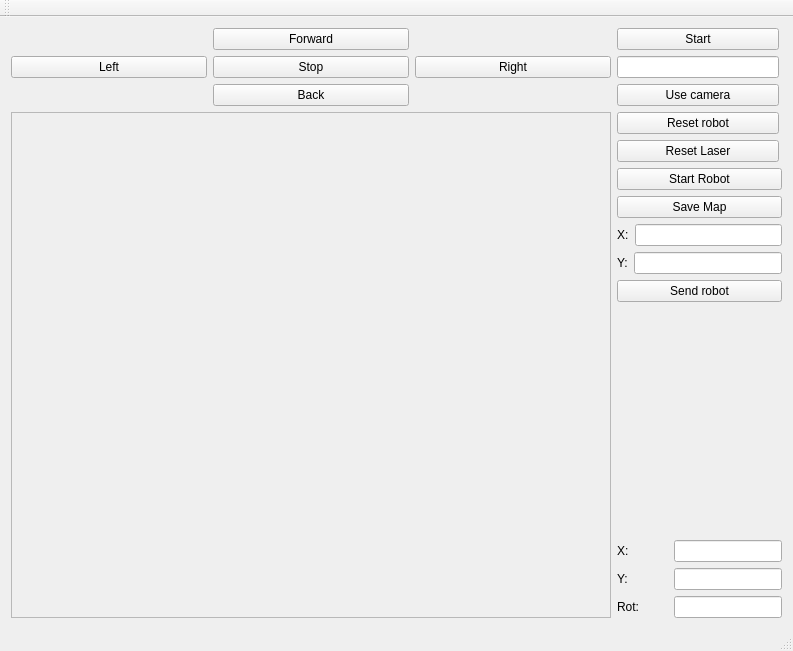
<?xml version="1.0" encoding="UTF-8"?>
<ui version="4.0">
 <class>MainWindow</class>
 <widget class="QMainWindow" name="MainWindow">
  <property name="geometry">
   <rect>
    <x>0</x>
    <y>0</y>
    <width>793</width>
    <height>651</height>
   </rect>
  </property>
  <property name="windowTitle">
   <string>MainWindow</string>
  </property>
  <widget class="QWidget" name="centralWidget">
   <layout class="QGridLayout" name="gridLayout">
    <item row="2" column="1">
     <layout class="QVBoxLayout" name="verticalLayout_2">
      <item>
       <widget class="QPushButton" name="pushButton_8">
        <property name="sizePolicy">
         <sizepolicy hsizetype="Fixed" vsizetype="Fixed">
          <horstretch>0</horstretch>
          <verstretch>0</verstretch>
         </sizepolicy>
        </property>
        <property name="minimumSize">
         <size>
          <width>162</width>
          <height>0</height>
         </size>
        </property>
        <property name="text">
         <string>Reset robot</string>
        </property>
       </widget>
      </item>
      <item>
       <widget class="QPushButton" name="pushButton_7">
        <property name="sizePolicy">
         <sizepolicy hsizetype="Fixed" vsizetype="Fixed">
          <horstretch>0</horstretch>
          <verstretch>0</verstretch>
         </sizepolicy>
        </property>
        <property name="minimumSize">
         <size>
          <width>162</width>
          <height>0</height>
         </size>
        </property>
        <property name="text">
         <string>Reset Laser</string>
        </property>
       </widget>
      </item>
      <item>
       <widget class="QPushButton" name="pushButton_10">
        <property name="text">
         <string>Start Robot</string>
        </property>
       </widget>
      </item>
      <item>
       <widget class="QPushButton" name="pushButton_11">
        <property name="text">
         <string>Save Map</string>
        </property>
       </widget>
      </item>
      <item>
       <layout class="QHBoxLayout" name="horizontalLayout">
        <item>
         <widget class="QLabel" name="label_4">
          <property name="text">
           <string>X:</string>
          </property>
         </widget>
        </item>
        <item>
         <widget class="QLineEdit" name="lineEdit_6"/>
        </item>
       </layout>
      </item>
      <item>
       <layout class="QHBoxLayout" name="horizontalLayout_3">
        <item>
         <widget class="QLabel" name="label_5">
          <property name="text">
           <string>Y:</string>
          </property>
         </widget>
        </item>
        <item>
         <widget class="QLineEdit" name="lineEdit_5"/>
        </item>
       </layout>
      </item>
      <item>
       <widget class="QPushButton" name="pushButton_12">
        <property name="text">
         <string>Send robot</string>
        </property>
       </widget>
      </item>
      <item>
       <spacer name="verticalSpacer">
        <property name="orientation">
         <enum>Qt::Vertical</enum>
        </property>
        <property name="sizeHint" stdset="0">
         <size>
          <width>20</width>
          <height>40</height>
         </size>
        </property>
       </spacer>
      </item>
      <item>
       <layout class="QGridLayout" name="gridLayout_3">
        <item row="0" column="0">
         <widget class="QLabel" name="label">
          <property name="text">
           <string>X:</string>
          </property>
         </widget>
        </item>
        <item row="2" column="0">
         <widget class="QLabel" name="label_3">
          <property name="text">
           <string>Rot:</string>
          </property>
         </widget>
        </item>
        <item row="1" column="0">
         <widget class="QLabel" name="label_2">
          <property name="text">
           <string>Y:</string>
          </property>
         </widget>
        </item>
        <item row="0" column="1">
         <widget class="QLineEdit" name="lineEdit_2">
          <property name="sizePolicy">
           <sizepolicy hsizetype="Fixed" vsizetype="Fixed">
            <horstretch>0</horstretch>
            <verstretch>0</verstretch>
           </sizepolicy>
          </property>
          <property name="focusPolicy">
           <enum>Qt::NoFocus</enum>
          </property>
          <property name="readOnly">
           <bool>true</bool>
          </property>
         </widget>
        </item>
        <item row="1" column="1">
         <widget class="QLineEdit" name="lineEdit_3">
          <property name="sizePolicy">
           <sizepolicy hsizetype="Fixed" vsizetype="Fixed">
            <horstretch>0</horstretch>
            <verstretch>0</verstretch>
           </sizepolicy>
          </property>
          <property name="focusPolicy">
           <enum>Qt::NoFocus</enum>
          </property>
          <property name="readOnly">
           <bool>true</bool>
          </property>
         </widget>
        </item>
        <item row="2" column="1">
         <widget class="QLineEdit" name="lineEdit_4">
          <property name="sizePolicy">
           <sizepolicy hsizetype="Fixed" vsizetype="Fixed">
            <horstretch>0</horstretch>
            <verstretch>0</verstretch>
           </sizepolicy>
          </property>
          <property name="focusPolicy">
           <enum>Qt::NoFocus</enum>
          </property>
          <property name="readOnly">
           <bool>true</bool>
          </property>
         </widget>
        </item>
       </layout>
      </item>
     </layout>
    </item>
    <item row="1" column="1">
     <layout class="QVBoxLayout" name="verticalLayout">
      <item>
       <widget class="QPushButton" name="pushButton_9">
        <property name="sizePolicy">
         <sizepolicy hsizetype="Fixed" vsizetype="Fixed">
          <horstretch>0</horstretch>
          <verstretch>0</verstretch>
         </sizepolicy>
        </property>
        <property name="minimumSize">
         <size>
          <width>162</width>
          <height>0</height>
         </size>
        </property>
        <property name="text">
         <string>Start</string>
        </property>
       </widget>
      </item>
      <item>
       <widget class="QLineEdit" name="lineEdit">
        <property name="sizePolicy">
         <sizepolicy hsizetype="Fixed" vsizetype="Fixed">
          <horstretch>0</horstretch>
          <verstretch>0</verstretch>
         </sizepolicy>
        </property>
        <property name="minimumSize">
         <size>
          <width>162</width>
          <height>0</height>
         </size>
        </property>
       </widget>
      </item>
      <item>
       <widget class="QPushButton" name="pushButton">
        <property name="sizePolicy">
         <sizepolicy hsizetype="Fixed" vsizetype="Fixed">
          <horstretch>0</horstretch>
          <verstretch>0</verstretch>
         </sizepolicy>
        </property>
        <property name="minimumSize">
         <size>
          <width>162</width>
          <height>0</height>
         </size>
        </property>
        <property name="text">
         <string>Use camera</string>
        </property>
       </widget>
      </item>
     </layout>
    </item>
    <item row="1" column="0">
     <layout class="QGridLayout" name="gridLayout_2">
      <item row="1" column="2">
       <widget class="QPushButton" name="pushButton_5">
        <property name="sizePolicy">
         <sizepolicy hsizetype="Expanding" vsizetype="Fixed">
          <horstretch>0</horstretch>
          <verstretch>0</verstretch>
         </sizepolicy>
        </property>
        <property name="text">
         <string>Right</string>
        </property>
       </widget>
      </item>
      <item row="0" column="1">
       <widget class="QPushButton" name="pushButton_2">
        <property name="sizePolicy">
         <sizepolicy hsizetype="Expanding" vsizetype="Fixed">
          <horstretch>0</horstretch>
          <verstretch>0</verstretch>
         </sizepolicy>
        </property>
        <property name="text">
         <string>Forward</string>
        </property>
       </widget>
      </item>
      <item row="1" column="0">
       <widget class="QPushButton" name="pushButton_6">
        <property name="sizePolicy">
         <sizepolicy hsizetype="Expanding" vsizetype="Fixed">
          <horstretch>0</horstretch>
          <verstretch>0</verstretch>
         </sizepolicy>
        </property>
        <property name="text">
         <string>Left</string>
        </property>
       </widget>
      </item>
      <item row="2" column="1">
       <widget class="QPushButton" name="pushButton_3">
        <property name="sizePolicy">
         <sizepolicy hsizetype="Expanding" vsizetype="Fixed">
          <horstretch>0</horstretch>
          <verstretch>0</verstretch>
         </sizepolicy>
        </property>
        <property name="text">
         <string>Back</string>
        </property>
       </widget>
      </item>
      <item row="1" column="1">
       <widget class="QPushButton" name="pushButton_4">
        <property name="sizePolicy">
         <sizepolicy hsizetype="Expanding" vsizetype="Fixed">
          <horstretch>0</horstretch>
          <verstretch>0</verstretch>
         </sizepolicy>
        </property>
        <property name="text">
         <string>Stop</string>
        </property>
       </widget>
      </item>
     </layout>
    </item>
    <item row="2" column="0">
     <widget class="QFrame" name="frame">
      <property name="sizePolicy">
       <sizepolicy hsizetype="MinimumExpanding" vsizetype="Expanding">
        <horstretch>0</horstretch>
        <verstretch>0</verstretch>
       </sizepolicy>
      </property>
      <property name="minimumSize">
       <size>
        <width>600</width>
        <height>450</height>
       </size>
      </property>
      <property name="frameShape">
       <enum>QFrame::StyledPanel</enum>
      </property>
      <property name="frameShadow">
       <enum>QFrame::Raised</enum>
      </property>
     </widget>
    </item>
   </layout>
  </widget>
  <widget class="QMenuBar" name="menuBar">
   <property name="geometry">
    <rect>
     <x>0</x>
     <y>0</y>
     <width>793</width>
     <height>25</height>
    </rect>
   </property>
  </widget>
  <widget class="QToolBar" name="mainToolBar">
   <attribute name="toolBarArea">
    <enum>TopToolBarArea</enum>
   </attribute>
   <attribute name="toolBarBreak">
    <bool>false</bool>
   </attribute>
  </widget>
  <widget class="QStatusBar" name="statusBar"/>
 </widget>
 <layoutdefault spacing="6" margin="11"/>
 <resources/>
 <connections/>
</ui>
